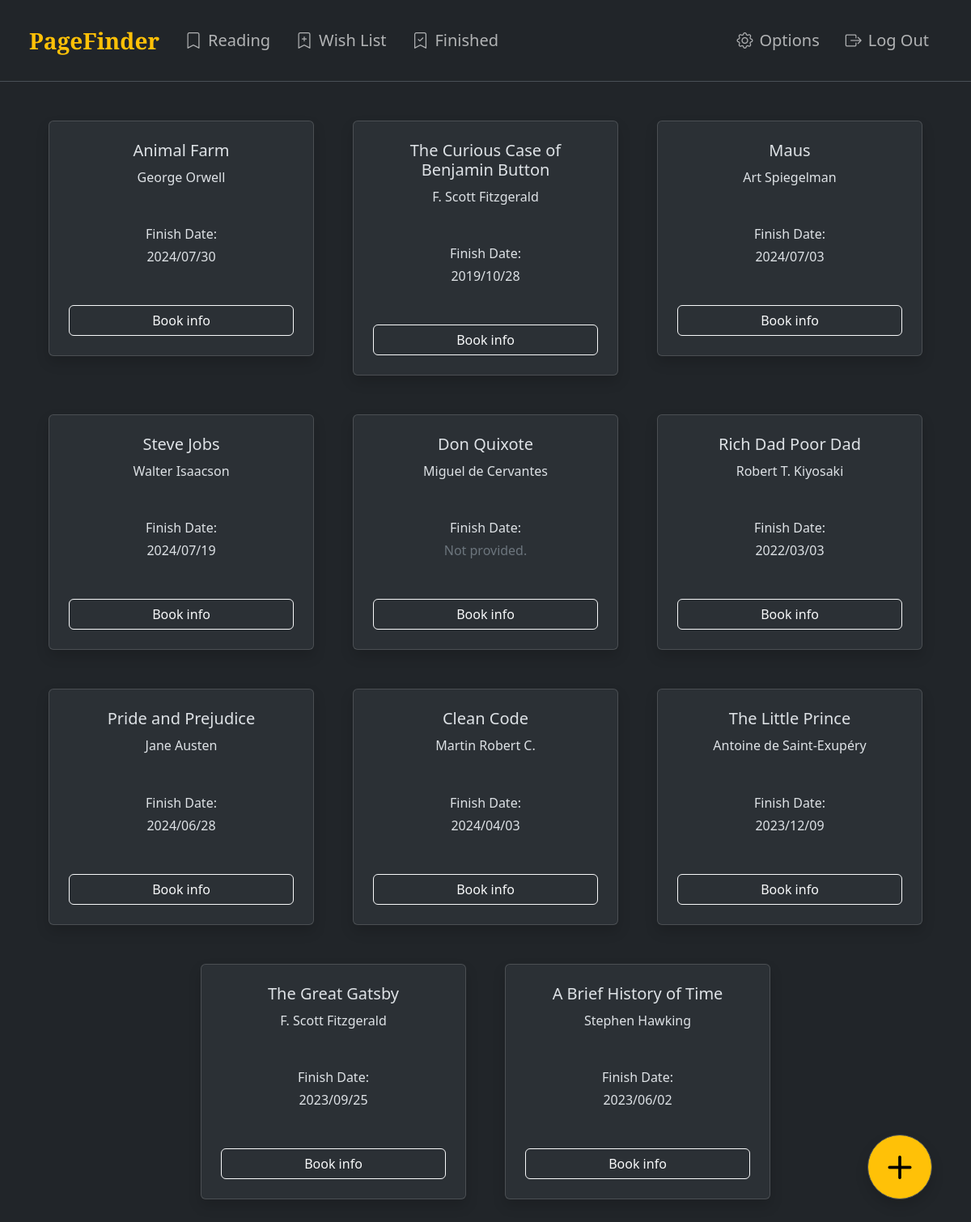
The app's page /finished (signed in) with its own data.
### tables this page shows
CREATE TABLE finished (
    finished_id INTEGER PRIMARY KEY AUTOINCREMENT,
    user_id INTEGER NOT NULL,
    authorship_id INTEGER NOT NULL,
    finish_year INTEGER,
    finish_month INTEGER,
    finish_day INTEGER,
    FOREIGN KEY (user_id) REFERENCES users(id),
    FOREIGN KEY (authorship_id) REFERENCES authorships(authorship_id)
);

CREATE TABLE books (
    book_id INTEGER PRIMARY KEY AUTOINCREMENT,
    title TEXT NOT NULL,
    year NUMERIC
);

CREATE TABLE authors (
    author_id INTEGER PRIMARY KEY AUTOINCREMENT,
    name TEXT NOT NULL,
    birth NUMERIC
);

### app.py (the view)
@app.route("/finished")
@login_required
def finished():
    query = '''
    SELECT
        books.title,
        authors.name AS author,
        authorships.authorship_id,
        finished.finish_year,
        finished.finish_month,
        finished.finish_day
    FROM
        books
    INNER JOIN
        authorships ON books.book_id = authorships.book_id
    INNER JOIN
        finished ON finished.authorship_id = authorships.authorship_id
    INNER JOIN
        authors ON authorships.author_id = authors.author_id
    WHERE authorships.authorship_id IN (
        SELECT authorship_id FROM finished WHERE user_id = ?
    )
    AND finished.user_id = ?
    '''
    user_finished = db.execute(query, session["user_id"], session["user_id"])
    user_finished.reverse()
    return render_template("finished.html", user_finished=user_finished)

### app.py (called while the page is built)
@app.after_request
def after_request(response):
    response.headers["Cache-Control"] = "no-cache, no-store, must-revalidate"
    response.headers["Expires"] = 0
    response.headers["Pragma"] = "no-cache"
    return response

### helpers.py (called while the page is built)
def login_required(f):
    @wraps(f)
    def decorated_function(*args, **kwargs):
        if session.get("user_id") is None:
            return redirect("/login")
        return f(*args, **kwargs)
    return decorated_function

def format_number(value):
    return f"{value:02d}"

### templates/finished.html (shortened to what this page needs)
{% extends "layout.html" %}
{% block main %}
    {% if user_finished %}
        <div class="container">
            <div class="row row-cols-1 row-cols-md-2 row-cols-lg-3 row-cols-xxl-4 g-5 justify-content-center">
                {% for book in user_finished %}
                    <div class="col">
                        <div class="card text-center bg-body-tertiary shadow">
                            <div class="card-body p-4">
                                <h5 class="card-title mb-3">{{ book.title }}</h5>
                                <h6 class="card-subtitle mb-5">{{ book.author }}</h5>
                                <p class="card-text mb-1">Finish Date:</p>
                                {% if book.finish_year and book.finish_month and book.finish_day %}
                                    {% set year = book.finish_year | int %}
                                    {% set month = book.finish_month | int %}
                                    {% set day = book.finish_day | int %}
                                    <p class="card-text mb-5">
                                        {{ year | format_number }}/{{ month | format_number }}/{{ day | format_number }}
                                    </p>
                                {% else %}
                                    <p class="card-text text-secondary mb-5">Not provided.</p>
                                {% endif %}
                                <div class="d-flex flex-column">
                                <form action="/book_info" method="post">
                                    <button type="submit" name="book_info" value="{{ book.authorship_id }}" class="btn btn-outline-light w-100">Book info</button>
                                </form>
                                </div>
                            </div>
                        </div>
                    </div>
                {% endfor %}
            </div>
        </div>
    {% else %}
        <div class="alert alert-dark d-flex align-items-center fs-5 m-auto" role="alert">
            <i class="bi bi-emoji-frown me-3"></i>
            Your Finished List is empty for now. Try adding books by clicking the + button.
        </div>
    {% endif %}
    <a href="/add_book" class="border position-fixed bottom-0 end-0 btn btn-warning rounded-circle m-3 m-sm-4 m-xl-5 shadow" style="height: 80px; width: 80px; font-size: 29px; padding-top: 17px;">
        <i class="bi bi-plus-lg"></i>
    </a>
{% endblock %}

### templates/layout.html (shortened to what this page needs)
<!DOCTYPE html>
<html lang="en">
    <head>
        <link rel="stylesheet" href="../static/style.css">
        <link href="https://cdn.jsdelivr.net/npm/bootstrap@5.3.3/dist/css/bootstrap.min.css" rel="stylesheet">
        <link rel="stylesheet" href="https://cdn.jsdelivr.net/npm/bootstrap-icons@1.5.0/font/bootstrap-icons.css">
    </head>
    <body data-bs-theme="dark" class="d-flex flex-column min-vh-100">
        <nav class="border-bottom navbar navbar-expand-md fs-5 p-4">
            <div class="container-fluid">
                <a class="logo-font-semibold text-warning navbar-brand fs-3" href="/">PageFinder</a>
                <div class="collapse navbar-collapse" id="navbar">
                    {% if session["user_id"] %}
                        <ul class="navbar-nav me-auto mt-auto">
                            <li class="nav-item"><a class="nav-link mx-2" href="/readings"><i class="bi bi-bookmark me-2"></i>Reading</a></li>
                            <li class="nav-item"><a class="nav-link mx-2" href="/wish_list"><i class="bi bi-bookmark-plus me-2"></i>Wish List</a></li>
                            <li class="nav-item"><a class="nav-link mx-2" href="/finished"><i class="bi bi-bookmark-check me-2"></i>Finished</a></li>
                        </ul>
                        <ul class="navbar-nav ms-auto mt-auto">
                            <li class="nav-item"><a class="nav-link mx-2" href="/options"><i class="bi bi-gear me-2"></i>Options</a></li>
                            <li class="nav-item"><a class="nav-link mx-2" href="/logout"><i class="bi bi-box-arrow-right me-2"></i>Log Out</a></li>
                        </ul>
                    {% else %}
                        <ul class="navbar-nav ms-auto mt-auto">
                            <li class="nav-item"><a class="nav-link mx-2" href="/register"><i class="bi bi-person-plus me-2"></i>Register</a></li>
                            <li class="nav-item"><a class="nav-link mx-2" href="/login"><i class="bi bi-box-arrow-in-right me-2"></i>Log In</a></li>
                        </ul>
                    {% endif %}
                </div>
            </div>
        </nav>
        <main class="d-flex flex-grow-1 p-5">
            {% block main %}{% endblock %}
        </main>
    </body>
</html>

### static/style.css (style rules this page uses)
.logo-font-semibold { font-family: "Playfair Display", serif; font-optical-sizing: auto; font-weight: 600; font-style: normal; }

### records on screen
finished: title "Animal Farm", author "George Orwell", finish_year "2024", month "07", finish_day "30", {{ book.authorship_id }} 3 (drawn)
finished: title "The Curious Case of Benjamin Button", author "F. Scott Fitzgerald", finish_year "2019", finish_month "10", finish_day "28", {{ book.authorship_id }} 43 (drawn)
finished: title "Maus", author "Art Spiegelman", finish_year "2024", month "07", day "03", {{ book.authorship_id }} 18 (drawn)
finished: title "Steve Jobs", author "Walter Isaacson", finish_year "2024", month "07", finish_day "19", {{ book.authorship_id }} 5 (drawn)
books: title "Don Quixote", author "Miguel de Cervantes", shows "Not provided.", {{ book.authorship_id }} 13 (drawn)
finished: title "Rich Dad Poor Dad", author "Robert T. Kiyosaki", finish_year "2022", month "03", day "03", {{ book.authorship_id }} 33 (drawn)
finished: title "Pride and Prejudice", author "Jane Austen", finish_year "2024", month "06", finish_day "28", {{ book.authorship_id }} 31 (drawn)
finished: title "Clean Code", author "Martin Robert C.", finish_year "2024", month "04", day "03", {{ book.authorship_id }} 47 (drawn)
finished: title "The Little Prince", author "Antoine de Saint-Exupéry", finish_year "2023", finish_month "12", day "09", {{ book.authorship_id }} 46 (drawn)
finished: title "The Great Gatsby", author "F. Scott Fitzgerald", finish_year "2023", month "09", finish_day "25", {{ book.authorship_id }} 42 (drawn)
finished: title "A Brief History of Time", author "Stephen Hawking", finish_year "2023", month "06", day "02", {{ book.authorship_id }} 30 (drawn)
